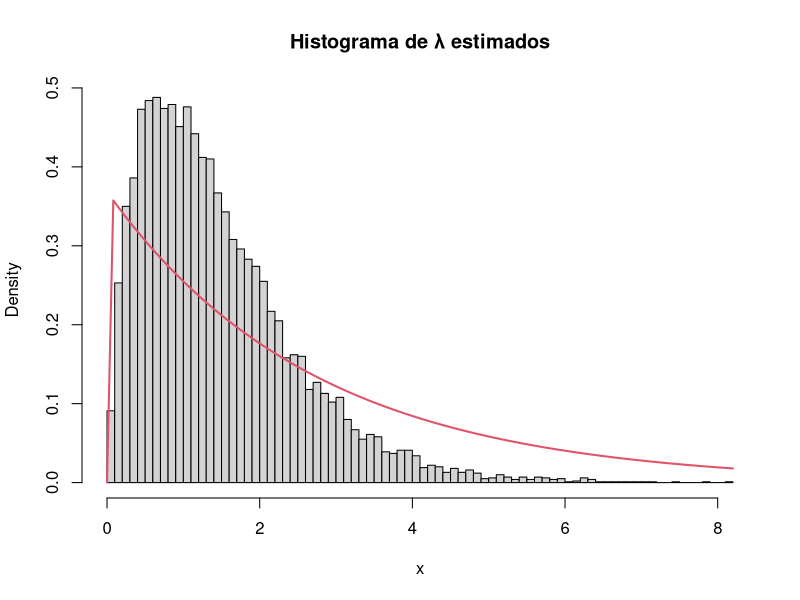
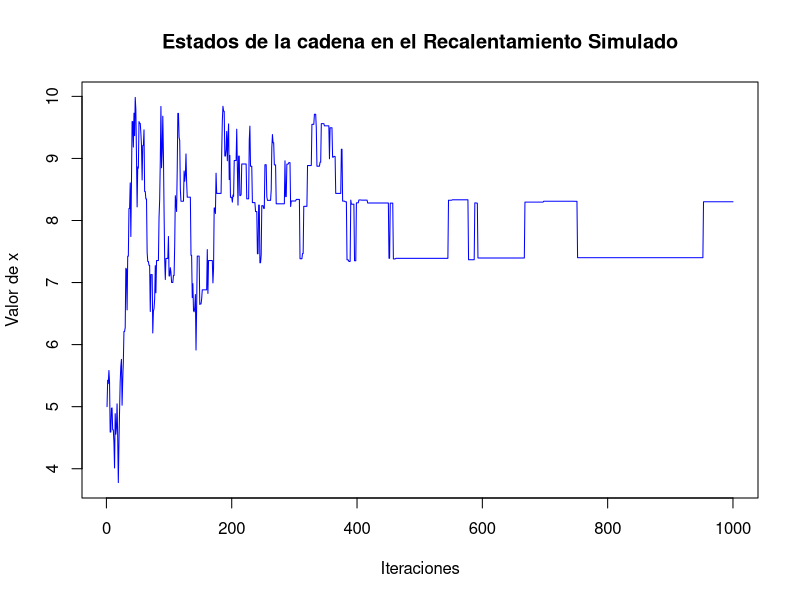

The R script that drew these images, in order:
## ---- chunk 1
set.seed(2024)
## ---- chunk 2
f <- function(x) {
  exp(-x^2) / (1 + x^2)
}
## ---- chunk 3
# Método de Montecarlo para aproximar la integral
montecarlo_integration <- function(N) {
  # Generamos N muestras aleatorias entre 0 y 1
  x <- runif(N, 0, 1)
  
  # Evaluamos la función en los puntos muestreados
  fx <- f(x)
  
  # Estimar la integral como el promedio de f(x)
  integral_estimate <- mean(fx)

  return(integral_estimate)
}

N <- 100000  # número de muestras

montecarlo_result <- montecarlo_integration(N)

cat("Aproximación de la integral por Montecarlo:", montecarlo_result, "\n")

## ---- chunk 4
integral_exacta <- integrate(f, 0, 1)
cat("Aproximación de la integral por Integrate:", integral_exacta$value, "\n")
cat("El error absoluto de Integrate:", integral_exacta$abs.error, "\n")
## ---- chunk 5
montecarlo_result - integral_exacta$value
## ---- chunk 6
f_L <- function(L) {
  return(exp(-L)) 
}
## ---- chunk 7
g_L <- function(L) {
  return(dnorm(L, mean = 3, sd = 2))
}
## ---- chunk 8
# Establecemos la semilla

n <- 10^4  # número de muestras

# Generar muestras de la distribución normal g
L_samples <- rnorm(n, mean = 3, sd = 2)

# Estimamos el valor esperado usando la importancia ponderada
pesos <- f_L(L_samples) / g_L(L_samples)
perdidas_esperadas <- mean(L_samples * pesos)

cat("La estimación del valor esperado de la pérdida usando muestreo por importancia es:", 
    perdidas_esperadas, "\n")

## ---- chunk 9
tiempos <- c(2.72, 1.93, 1.76, 0.49, 6.12, 0.43, 4.01, 1.71, 2.01, 5.96)

lambda_est <- 1 / mean(tiempos)

# Máximo teórico de la densidad aux (gamma)
m <- max(dgamma(1, 2, 1))

# Simulaciones
U <- runif(10^4)
x <- rgamma(10^4, 2, 1)  # Muestras de la dist aux (gamma)
ngen <- length(x)

# Dist exponecial (objetivo)
dexp1 <- Vectorize(function(x) dexp(x, lambda_est))
## ---- chunk 10
for(i in 1:10^4){
  while((U[i] * m) >= dexp1(x[i])){ 
    U[i] <- runif(1)
    x[i] <- rgamma(1, 2, 1)
    ngen <- ngen + 1
  }
}
## ---- chunk 11
cat("Número de generaciones = ", ngen, "\n")
cat("Número medio de aceptados = ", ngen / 10^4, "\n")
cat("Proporción de rechazos = ", 1 - 10^4 / ngen, "\n")

hist(x, breaks = "FD", freq = FALSE, main = "Histograma de \u03BB estimados")
curve(dexp(x, lambda_est), col = 2, lwd = 2, add = TRUE)
## ---- chunk 12
cred_interval <- quantile(x, probs = c(0.005, 0.995))
cat("Intervalo de credibilidad al 99%: [", cred_interval[1], ", ", cred_interval[2], "]\n")
## ---- chunk 13
lambda_hip <- 0.5
if(lambda_hip >= cred_interval[1] && lambda_hip <= cred_interval[2]) {
  cat("No se rechaza la hipótesis lambda = 0.5, está dentro del intervalo de credibilidad.\n")
} else {
  cat("Se rechaza la hipótesis lambda = 0.5, está fuera del intervalo de credibilidad.\n")
}
## ---- chunk 14
f <- function(x) {
  return(exp(sin(10 * x) / (10 * cos(x))))
}
## ---- chunk 15
recalentamientoSimulado <- function(f, x0, T0, alpha, iterMax) {
  xActual <- x0
  fActual <- f(xActual)
  T <- T0
  evolucion <- numeric(iterMax)
  
  for (i in 1:iterMax) {
    evolucion[i] <- xActual
    # Generar un vecino aleatorio en el vecindario de xActual
    xNuevo <- xActual + runif(1, -1, 1)
    if (xNuevo < 0 || xNuevo > 10) {
      next  # Saltar si xNuevo está fuera del intervalo [0, 10]
    }
    
    # Evaluar la nueva solución
    fNuevo <- f(xNuevo)
    if (fNuevo < fActual || runif(1) < exp((fActual - fNuevo) / T)) {
      xActual <- xNuevo
      fActual <- fNuevo
    }
    
    T <- alpha * T
  }
  
  return(list(minimo = xActual, historial = evolucion))
}
## ---- chunk 16
x0 <- 5
T0 <- 1
alpha <- 0.99
iterMax <- 1000

resultado <- recalentamientoSimulado(f, x0, T0, alpha, iterMax)
## ---- chunk 17
cat("El valor mínimo estimado de f(x) es en x =", resultado$minimo, "\n")

# Evolucion de los estados
plot(resultado$historial, type = "l", col = "blue", 
     main = "Estados de la cadena en el Recalentamiento Simulado",
     xlab = "Iteraciones", ylab = "Valor de x")

